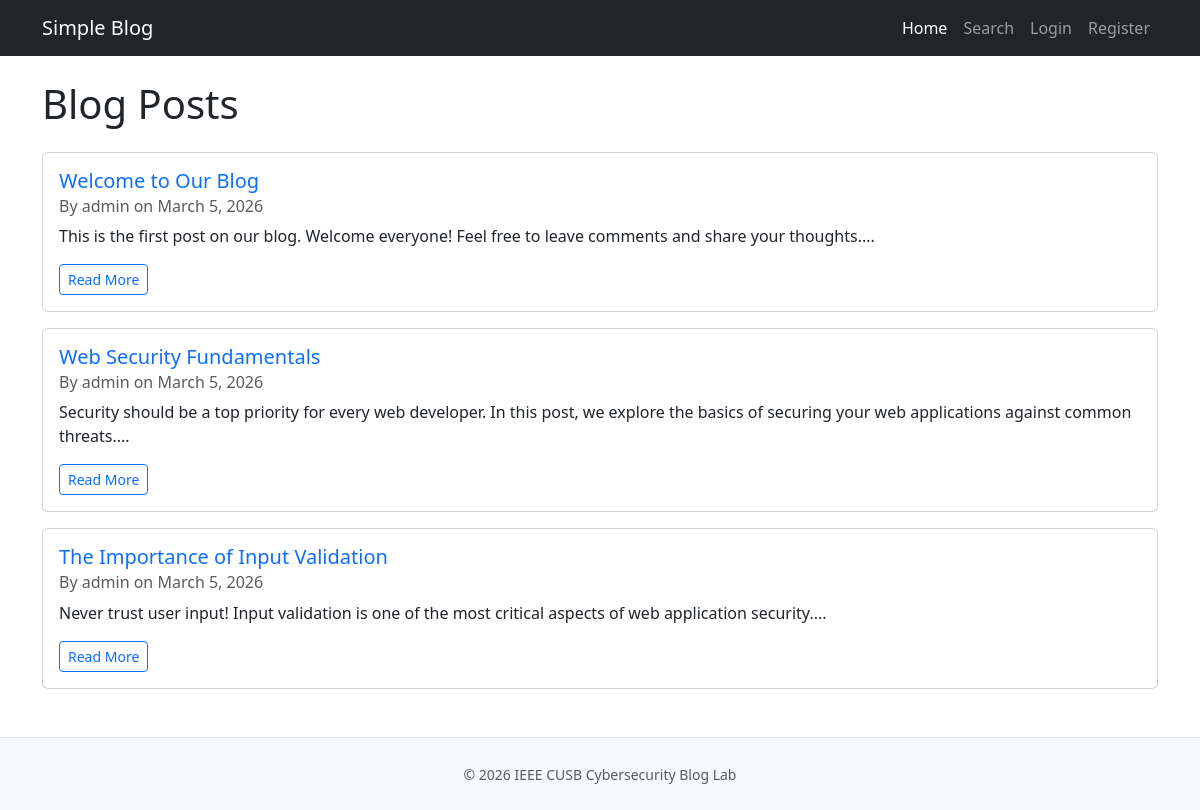
The page / on the database its author committed.
### tables this page shows
CREATE TABLE IF NOT EXISTS posts (
    id INT AUTO_INCREMENT PRIMARY KEY,
    title VARCHAR(200) NOT NULL,
    content TEXT NOT NULL,
    author_id INT NOT NULL,
    created_at TIMESTAMP DEFAULT CURRENT_TIMESTAMP,
    FOREIGN KEY (author_id) REFERENCES users(id)
);

CREATE TABLE IF NOT EXISTS users (
    id INT AUTO_INCREMENT PRIMARY KEY,
    username VARCHAR(50) NOT NULL UNIQUE,
    password VARCHAR(255) NOT NULL,
    email VARCHAR(100) NOT NULL,
    bio VARCHAR(500) DEFAULT '',
    created_at TIMESTAMP DEFAULT CURRENT_TIMESTAMP
);

### src/index.php (the view, shortened to what this page needs)
<?php
$conn = getConnection();
$sql = "SELECT p.*, u.username FROM posts p JOIN users u ON p.author_id = u.id ORDER BY p.created_at DESC";
$result = $conn->query($sql);
?>
<!DOCTYPE html>
<html lang="en">
<head>
    <link href="https://cdn.jsdelivr.net/npm/bootstrap@5.3.0/dist/css/bootstrap.min.css" rel="stylesheet">
</head>
<body>
    <?php require_once 'include/navbar.php'; ?>
    <div class="container mt-4">
        <h1 class="mb-4">Blog Posts</h1>
        <?php if ($result && $result->num_rows > 0): ?>
            <?php while($post = $result->fetch_assoc()): ?>
                <div class="card mb-3">
                    <div class="card-body">
                        <h5 class="card-title">
                            <a href="post.php?id=<?php echo $post['id']; ?>" class="text-decoration-none">
                                <?php echo htmlspecialchars($post['title']); ?>
                            </a>
                        </h5>
                        <h6 class="card-subtitle mb-2 text-muted">
                            By <?php echo htmlspecialchars($post['username']); ?>
                            on <?php echo date('F j, Y', strtotime($post['created_at'])); ?>
                        </h6>
                        <p class="card-text"><?php echo htmlspecialchars(substr($post['content'], 0, 200)); ?>...</p>
                        <a href="post.php?id=<?php echo $post['id']; ?>" class="btn btn-sm btn-outline-primary">Read More</a>
                    </div>
                </div>
            <?php endwhile; ?>
        <?php else: ?>
            <p>No posts found.</p>
        <?php endif; ?>
    </div>
    <?php require_once 'include/footer.php'; ?>
</body>
</html>

### src/include/navbar.php (shortened to what this page needs)
<nav class="navbar navbar-expand-lg navbar-dark bg-dark">
    <div class="container">
        <a class="navbar-brand" href="index.php">Simple Blog</a>
        <div class="navbar-nav ms-auto">
            <a class="nav-link active" href="index.php">Home</a>
            <a class="nav-link" href="search.php">Search</a>
            <?php if (isset($_SESSION['user_id'])): ?>
                <a class="nav-link" href="feedback.php">Feedback</a>
                <a class="nav-link" href="profile.php">Profile</a>
                <a class="nav-link" href="logout.php">Logout</a>
            <?php else: ?>
                <a class="nav-link" href="login.php">Login</a>
                <a class="nav-link" href="register.php">Register</a>
            <?php endif; ?>
        </div>
    </div>
</nav>

### src/include/footer.php
<footer class="mt-5 py-4 bg-light border-top">
    <div class="container text-center text-muted">
        <small>&copy; 2026 IEEE CUSB Cybersecurity Blog Lab</small>
    </div>
</footer>

### rows shown on the page
posts: title "Welcome to Our Blog", author.username "admin", created_at "March 5, 2026", content "This is the first post on our blog. Welcome everyone! Feel free to leave comments and share your thoughts."
posts: title "Web Security Fundamentals", author.username "admin", created_at "March 5, 2026", content "Security should be a top priority for every web developer. In this post, we explore the basics of securing your web applications against common threats."
posts: title "The Importance of Input Validation", author.username "admin", created_at "March 5, 2026", content "Never trust user input! Input validation is one of the most critical aspects of web application security."
